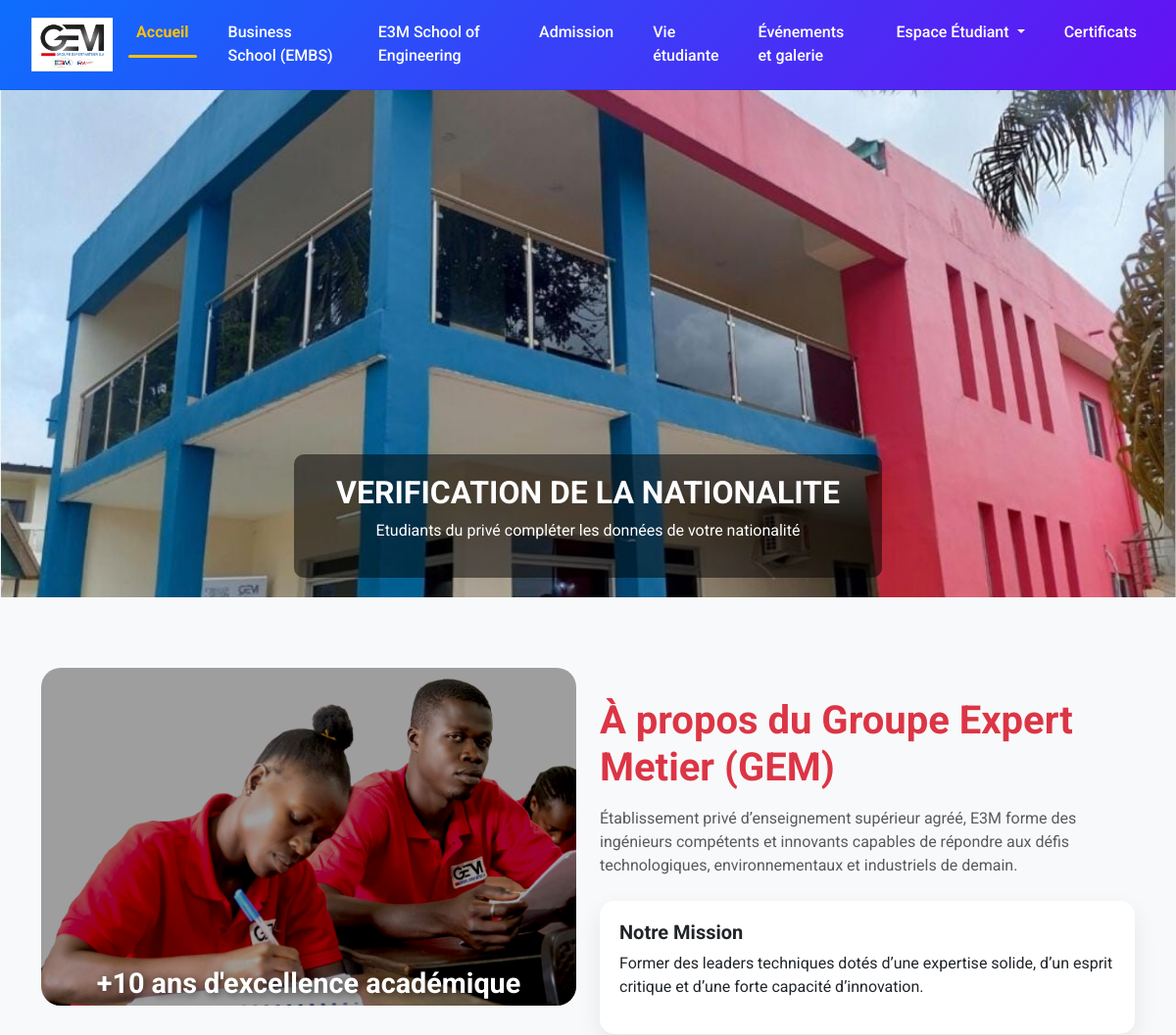
/ (upper part), run on an earlier commit of the app's database.
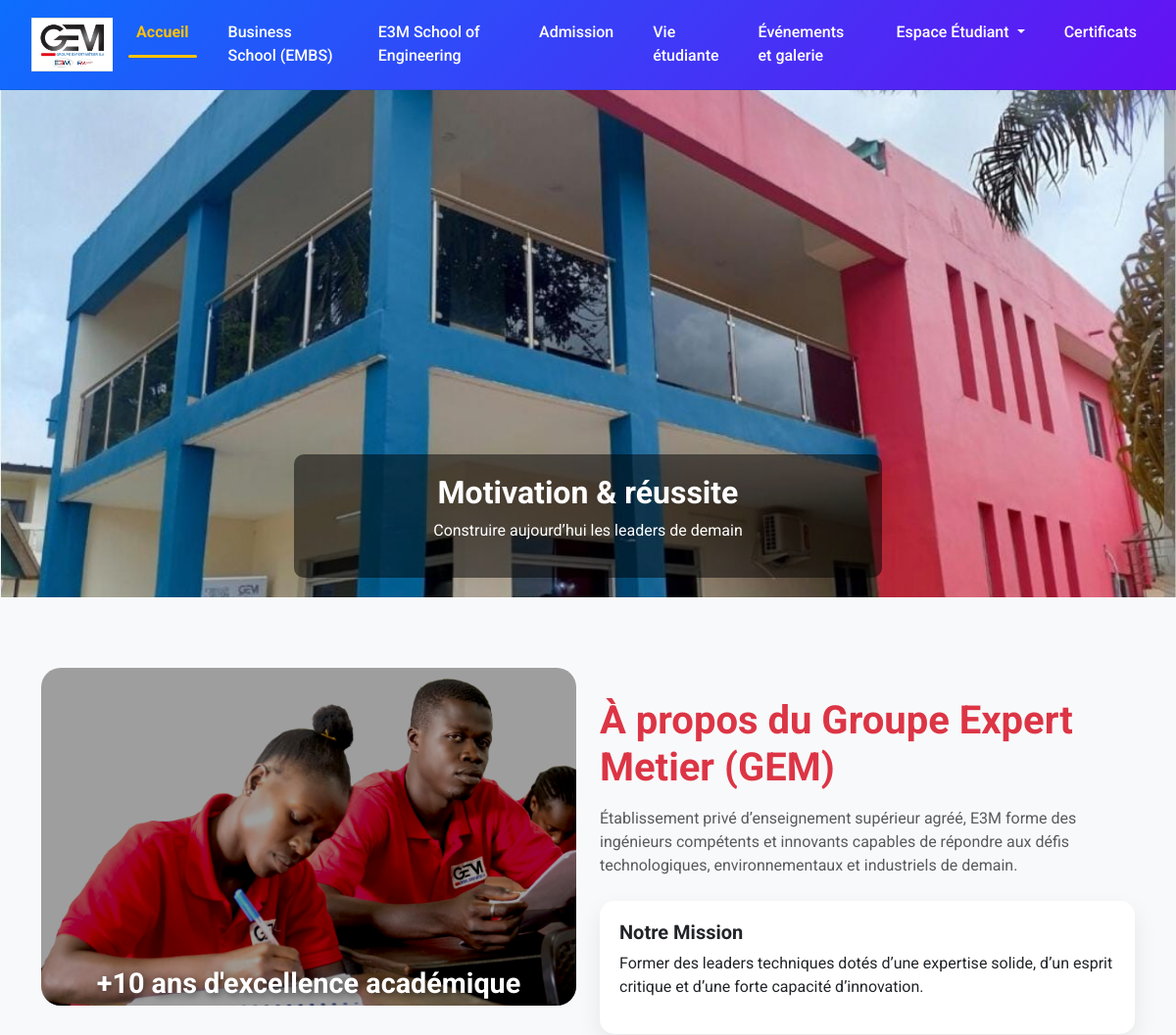
And on a later commit of the database.
### myapp/models.py (models this page shows)
class HomeSlide(models.Model):
    title = models.CharField(max_length=255)
    message = models.TextField()
    image = models.ImageField(upload_to="slides/", blank=True, null=True)
    action_text = models.CharField(max_length=100, blank=True, null=True)
    action_link = models.URLField(blank=True, null=True)

### myapp/views.py (the view, shortened to what this page needs)
# urls.py: path('', views.home, name='home'),
def home(request):
    temoignages = [
        {
            'nom': 'Alice',
            'photo': 'images/ecole/fille1.jpeg',
            'commentaire': 'Super école, j’ai beaucoup appris'
        },
           {
            'nom': 'Angelle',
            'photo': 'images/ecole/filleNoir.jpeg',
            'commentaire': ' formations structurées et motivantes'
        },
           {
            'nom': 'Aminata',
            'photo': 'images/ecole/fileVoilet.jpeg',
            'commentaire': 'Une expérience très enrichissante.'
        },
        {
            'nom': 'Bob',
            'photo': 'images/ecole/rouge.jpeg',
            'commentaire': 'Les profs sont incroyables '
        },
        {
            'nom': 'Charlie',
            'photo': 'images/ecole/ingerner.jpeg',
            'commentaire': 'Excellente et formation de qualité'
        },
    ]
    home_data = HomePage.objects.first()
    slides = HomeSlide.objects.all()
    query = request.GET.get('q')
    products = Product.objects.filter(quantity__gt=0)
    if query:
        products = products.filter(
            Q(name__icontains=query) |
            Q(description__icontains=query)
        )
    ecoles = Ecole.objects.all()
    return render(request, 'home.html', {
        'home_data': home_data,
        'products': products,
        'slides': slides,
        'query': query,
        'ecoles': ecoles,
        'temoignages': temoignages
           })

### myapp/context_processors.py (called while the page is built)
def home_data(request):
    return {
        "home_data": HomePage.objects.first()
    }

### myapp/templates/home.html (shortened to what this page needs)
{% extends 'base.html' %}
{% load static %}
{% block content %}
<link rel="stylesheet" href="https://cdn.jsdelivr.net/npm/swiper@11/swiper-bundle.min.css" />
{% if slides %}
<section class="container-fluid px-0 mb-4">
    <div id="homeCarousel" class="carousel slide carousel-fade" data-bs-ride="carousel">
        <div class="carousel-inner">
            {% for slide in slides %}
            <div class="carousel-item {% if forloop.first %}active{% endif %}">
                <img src="{{ slide.image.url }}" class="d-block w-100">
                <div class="carousel-caption">
                    <h2 class="fw-bold">{{ slide.title }}</h2>
                    <p>{{ slide.message|safe }}</p>
                </div>
            </div>
            {% endfor %}
        </div>
    </div>
</section>
{% endif %}
<section class="about-premium py-5">
    <div class="container">
        <div class="row align-items-center">
            <div class="col-md-6 mb-4 mb-md-0" data-aos="fade-right">
                <div class="about-img-box position-relative mb-4">
                    <img src="{% static 'images/ecole/rouge2.jpeg' %}" class="img-fluid rounded shadow"
                        style="width: 100%; height: auto; object-fit: cover;">
                    <div class="about-overlay position-absolute top-0 start-0 w-100 h-100 d-flex align-items-center justify-content-center"
                        style="background: rgba(0,0,0,0.35); border-radius: .5rem;">
                        <h4 class="text-white text-center px-3"
                            style="font-size: 1.8rem; font-weight: bold; text-shadow: 2px 2px 8px rgba(0,0,0,0.7); margin-top: 308px;">
                            +10 ans d'excellence académique
                        </h4>
                    </div>
                </div>
            </div>
            <div class="col-md-6" data-aos="fade-left">
                <h2 class="fw-bold display-6 mb-3 text-danger">
                    À propos du Groupe Expert Metier (GEM)
                </h2>
                <p class="text-muted">
                    Établissement privé d’enseignement supérieur agréé, E3M forme des ingénieurs compétents et innovants
                    capables de répondre aux défis technologiques, environnementaux et industriels de demain.
                </p>
                <div class="mission-box my-4">
                    <h5 class="fw-bold">Notre Mission</h5>
                    <p>
                        Former des leaders techniques dotés d’une expertise solide, d’un esprit critique et d’une forte
                        capacité d’innovation.
                    </p>
                </div>
            </div>
        </div>
    </div>
</section>
{% endblock %}

What changed in the data, as far as the page shows it:
changed HomeSlide: title "VERIFICATION DE LA NATIONALITE" → "Motivation & réussite"; message "Etudiants du privé compléter les données de votre nationalité" → "Construire aujourd’hui les leaders de demain"
